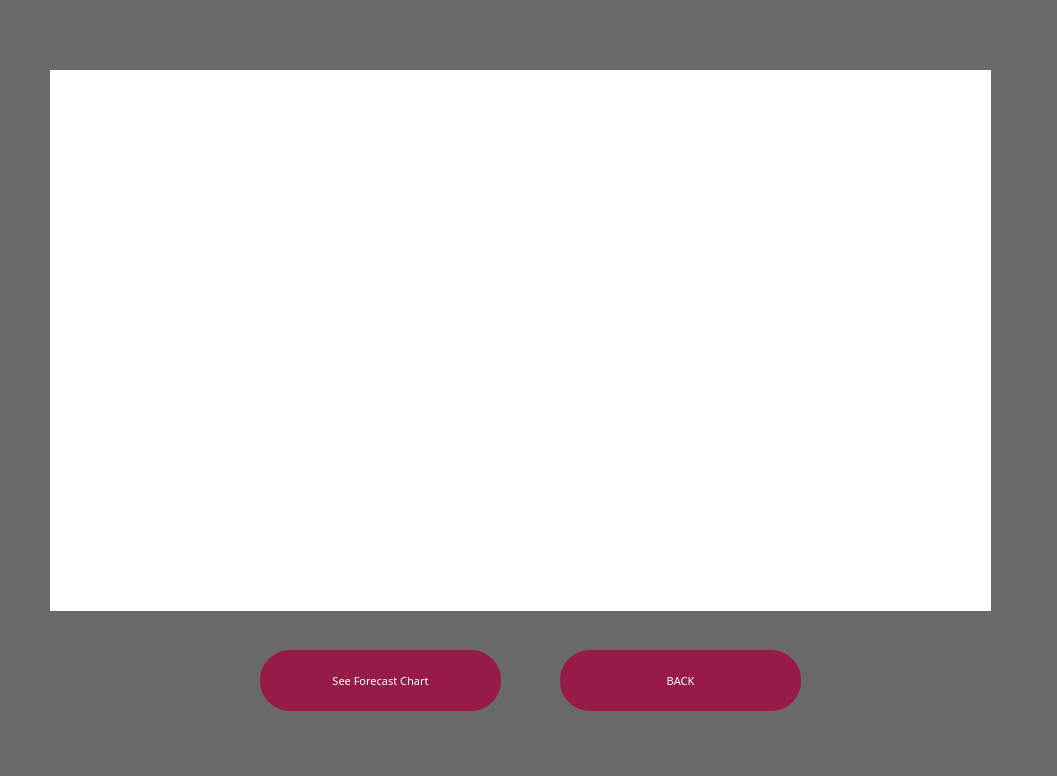
<?xml version="1.0" encoding="UTF-8"?>
<ui version="4.0">
 <class>temperaturepreform</class>
 <widget class="QWidget" name="temperaturepreform">
  <property name="geometry">
   <rect>
    <x>0</x>
    <y>0</y>
    <width>1057</width>
    <height>776</height>
   </rect>
  </property>
  <property name="windowTitle">
   <string>Form</string>
  </property>
  <property name="styleSheet">
   <string notr="true">background-color: rgb(105, 105, 105);


</string>
  </property>
  <widget class="MatplotlibWidget" name="widgettemperaturepre" native="true">
   <property name="geometry">
    <rect>
     <x>50</x>
     <y>70</y>
     <width>941</width>
     <height>541</height>
    </rect>
   </property>
   <property name="styleSheet">
    <string notr="true">background-color: rgb(255, 255, 255);</string>
   </property>
  </widget>
  <widget class="QPushButton" name="temperatureprebackbutton">
   <property name="geometry">
    <rect>
     <x>560</x>
     <y>650</y>
     <width>241</width>
     <height>61</height>
    </rect>
   </property>
   <property name="font">
    <font>
     <family>Segoe Print</family>
     <pointsize>8</pointsize>
    </font>
   </property>
   <property name="styleSheet">
    <string notr="true">background:rgb(150, 27, 70);
border:none;
border-radius:30px;
color:white;</string>
   </property>
   <property name="text">
    <string>BACK</string>
   </property>
  </widget>
  <widget class="QPushButton" name="temperaturepreforecastbutton">
   <property name="geometry">
    <rect>
     <x>260</x>
     <y>650</y>
     <width>241</width>
     <height>61</height>
    </rect>
   </property>
   <property name="font">
    <font>
     <family>Segoe Print</family>
     <pointsize>8</pointsize>
    </font>
   </property>
   <property name="styleSheet">
    <string notr="true">background:rgb(150, 27, 70);
border:none;
border-radius:30px;
color:white;</string>
   </property>
   <property name="text">
    <string>See Forecast Chart</string>
   </property>
  </widget>
 </widget>
 <customwidgets>
  <customwidget>
   <class>MatplotlibWidget</class>
   <extends>QWidget</extends>
   <header>mmatplotlibwidget</header>
   <container>1</container>
  </customwidget>
 </customwidgets>
 <resources/>
 <connections/>
</ui>
